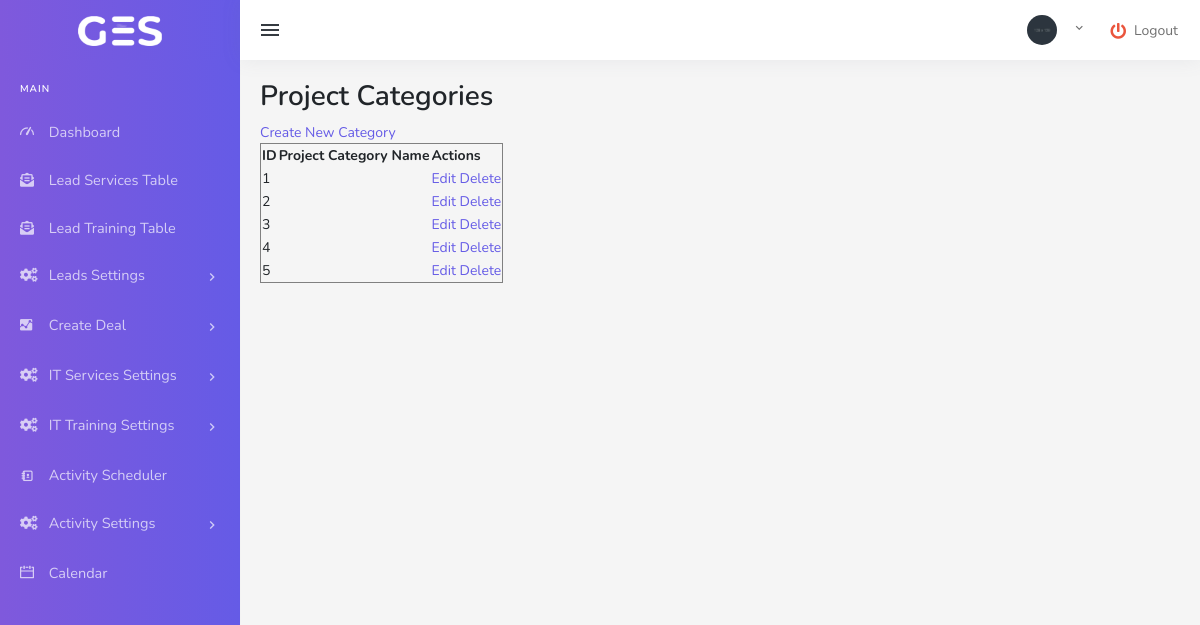
/index.php/project_category, run on the app's committed database.
### tables this page shows
CREATE TABLE `project_category` (
  `id` int(11) NOT NULL,
  `category` varchar(255) NOT NULL
);

### application/controllers/Project_category.php (called while the page is built, shortened)
<?php
class Project_category extends CI_Controller {
    public function __construct() {
        $this->load->model('project_category_model');
    }
    public function index() {
        $data['categories'] = $this->project_category_model->get_all();
        $this->load->view('deal/project_category/index', $data);
    }
}

### index.php (called while the page is built, shortened)
<?php
require_once BASEPATH.'core/CodeIgniter.php';

### application/models/Project_category_model.php (called while the page is built, shortened)
<?php
class Project_category_model extends CI_Model {
    public function get_all() {
        return $this->db->get('Project_Category')->result();
    }
}

### application/views/deal/project_category/index.php (the view, shortened to what this page needs)
<!DOCTYPE html>
<html>
<head>
</head>
<body>
<h2>Project Categories</h2>
<a href="<?= site_url('project_category/create') ?>">Create New Category</a>
<table border="1">
    <tr>
        <th>ID</th>
        <th>Project Category Name</th>
        <th>Actions</th>
    </tr>
    <?php foreach ($categories as $category): ?>
        <tr>
            <td><?= $category->id ?></td>
            <td><?= $category->Project_Category_name ?></td>
            <td>
                <a href="<?= site_url('project_category/edit/' . $category->id) ?>">Edit</a>
                <a href="<?= site_url('project_category/delete/' . $category->id) ?>" onclick="return confirm('Are you sure?')">Delete</a>
            </td>
        </tr>
    <?php endforeach; ?>
</table>
</body>
</html>

### data on the page
project_category: id "1"
project_category: id "2"
project_category: id "3"
project_category: id "4"
project_category: id "5"
